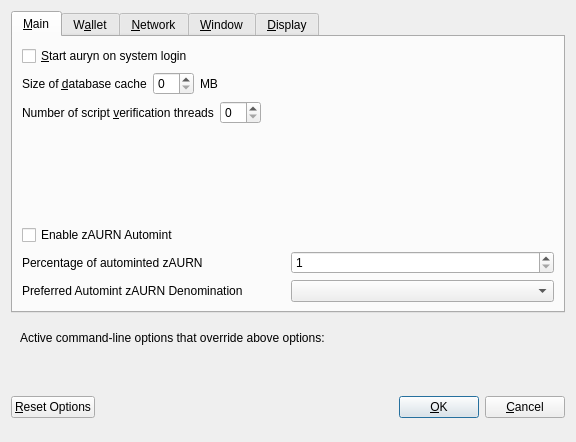
<?xml version="1.0" encoding="UTF-8"?>
<ui version="4.0">
 <class>OptionsDialog</class>
 <widget class="QDialog" name="OptionsDialog">
  <property name="geometry">
   <rect>
    <x>0</x>
    <y>0</y>
    <width>576</width>
    <height>442</height>
   </rect>
  </property>
  <property name="windowTitle">
   <string>Options</string>
  </property>
  <property name="modal">
   <bool>true</bool>
  </property>
  <layout class="QVBoxLayout" name="verticalLayout">
   <item>
    <widget class="QTabWidget" name="tabWidget">
     <property name="currentIndex">
      <number>0</number>
     </property>
     <widget class="QWidget" name="tabMain">
      <attribute name="title">
       <string>&amp;Main</string>
      </attribute>
      <layout class="QVBoxLayout" name="verticalLayout_Main">
       <item>
        <widget class="QCheckBox" name="bitcoinAtStartup">
         <property name="toolTip">
          <string>Automatically start auryn after logging in to the system.</string>
         </property>
         <property name="text">
          <string>&amp;Start auryn on system login</string>
         </property>
        </widget>
       </item>
       <item>
        <layout class="QHBoxLayout" name="horizontalLayout_2_Main">
         <item>
          <widget class="QLabel" name="databaseCacheLabel">
           <property name="text">
            <string>Size of &amp;database cache</string>
           </property>
           <property name="textFormat">
            <enum>Qt::PlainText</enum>
           </property>
           <property name="buddy">
            <cstring>databaseCache</cstring>
           </property>
          </widget>
         </item>
         <item>
          <widget class="QSpinBox" name="databaseCache"/>
         </item>
         <item>
          <widget class="QLabel" name="databaseCacheUnitLabel">
           <property name="text">
            <string>MB</string>
           </property>
           <property name="textFormat">
            <enum>Qt::PlainText</enum>
           </property>
          </widget>
         </item>
         <item>
          <spacer name="horizontalSpacer_2_Main">
           <property name="orientation">
            <enum>Qt::Horizontal</enum>
           </property>
           <property name="sizeHint" stdset="0">
            <size>
             <width>40</width>
             <height>20</height>
            </size>
           </property>
          </spacer>
         </item>
        </layout>
       </item>
       <item>
        <layout class="QHBoxLayout" name="horizontalLayout_3_Main">
         <item>
          <widget class="QLabel" name="threadsScriptVerifLabel">
           <property name="text">
            <string>Number of script &amp;verification threads</string>
           </property>
           <property name="textFormat">
            <enum>Qt::PlainText</enum>
           </property>
           <property name="buddy">
            <cstring>threadsScriptVerif</cstring>
           </property>
          </widget>
         </item>
         <item>
          <widget class="QSpinBox" name="threadsScriptVerif">
           <property name="toolTip">
            <string>(0 = auto, &lt;0 = leave that many cores free)</string>
           </property>
          </widget>
         </item>
         <item>
          <spacer name="horizontalSpacer_3_Main">
           <property name="orientation">
            <enum>Qt::Horizontal</enum>
           </property>
           <property name="sizeHint" stdset="0">
            <size>
             <width>40</width>
             <height>20</height>
            </size>
           </property>
          </spacer>
         </item>
        </layout>
       </item>
       <item>
        <spacer name="verticalSpacer_2">
         <property name="orientation">
          <enum>Qt::Vertical</enum>
         </property>
         <property name="sizeHint" stdset="0">
          <size>
           <width>20</width>
           <height>40</height>
          </size>
         </property>
        </spacer>
       </item>
       <item>
        <widget class="QCheckBox" name="checkBoxZeromintEnable">
         <property name="toolTip">
          <string>Enable automatic minting of AURN units to zAURN</string>
         </property>
         <property name="layoutDirection">
          <enum>Qt::LeftToRight</enum>
         </property>
         <property name="text">
          <string>Enable zAURN Automint</string>
         </property>
        </widget>
       </item>
       <item>
        <layout class="QHBoxLayout" name="horizontalLayout_3">
         <item>
          <widget class="QLabel" name="percentage_label">
           <property name="toolTip">
            <string>Percentage of incoming AURN which get automatically converted to zAURN via Zerocoin Protocol (min: 10%)</string>
           </property>
           <property name="text">
            <string>Percentage of autominted zAURN</string>
           </property>
          </widget>
         </item>
         <item>
          <widget class="QSpinBox" name="zeromintPercentage">
           <property name="minimum">
            <number>1</number>
           </property>
           <property name="maximum">
            <number>100</number>
           </property>
          </widget>
         </item>
        </layout>
       </item>
       <item>
        <layout class="QHBoxLayout" name="horizontalLayout" stretch="0,0">
         <property name="sizeConstraint">
          <enum>QLayout::SetFixedSize</enum>
         </property>
         <item>
          <widget class="QLabel" name="labelPreferredDenom">
           <property name="maximumSize">
            <size>
             <width>16777215</width>
             <height>16777215</height>
            </size>
           </property>
           <property name="toolTip">
            <string>Wait with automatic conversion to Zerocoin until enough AURN for this denomination is available</string>
           </property>
           <property name="text">
            <string>Preferred Automint zAURN Denomination</string>
           </property>
          </widget>
         </item>
         <item>
          <widget class="QComboBox" name="preferredDenom">
           <property name="maximumSize">
            <size>
             <width>16777215</width>
             <height>27</height>
            </size>
           </property>
           <property name="toolTip">
            <string>Wait with automatic conversion to Zerocoin until enough AURN for this denomination is available</string>
           </property>
           <property name="maxVisibleItems">
            <number>9</number>
           </property>
           <property name="maxCount">
            <number>9</number>
           </property>
          </widget>
         </item>
        </layout>
       </item>
      </layout>
     </widget>
     <widget class="QWidget" name="tabWallet">
      <attribute name="title">
       <string>W&amp;allet</string>
      </attribute>
      <layout class="QVBoxLayout" name="verticalLayout_Wallet">
       <item>
        <layout class="QHBoxLayout" name="horizontalLayout_2_Wallet">
         <item>
          <widget class="QLabel" name="labelStakeSplitThresholdText">
           <property name="text">
            <string>Stake split threshold:</string>
           </property>
          </widget>
         </item>
         <item>
          <widget class="QSpinBox" name="spinBoxStakeSplitThreshold">
           <property name="minimum">
            <number>1</number>
           </property>
           <property name="maximum">
            <number>999999</number>
           </property>
          </widget>
         </item>
        </layout>
       </item>
       <item>
        <widget class="QGroupBox" name="groupBox">
         <property name="title">
          <string>Expert</string>
         </property>
         <layout class="QVBoxLayout" name="verticalLayout_2">
          <item>
           <widget class="QCheckBox" name="coinControlFeatures">
            <property name="toolTip">
             <string>Whether to show coin control features or not.</string>
            </property>
            <property name="text">
             <string>Enable coin &amp;control features</string>
            </property>
           </widget>
          </item>
          <item>
           <widget class="QCheckBox" name="showMasternodesTab">
            <property name="toolTip">
             <string>Show additional tab listing all your masternodes in first sub-tab&lt;br/&gt;and all masternodes on the network in second sub-tab.</string>
            </property>
            <property name="text">
             <string>Show Masternodes Tab</string>
            </property>
           </widget>
          </item>
          <item>
           <widget class="QCheckBox" name="spendZeroConfChange">
            <property name="toolTip">
             <string>If you disable the spending of unconfirmed change, the change from a transaction&lt;br/&gt;cannot be used until that transaction has at least one confirmation.&lt;br/&gt;This also affects how your balance is computed.</string>
            </property>
            <property name="text">
             <string>&amp;Spend unconfirmed change</string>
            </property>
           </widget>
          </item>
         </layout>
        </widget>
       </item>
       <item>
        <spacer name="verticalSpacer_Wallet">
         <property name="orientation">
          <enum>Qt::Vertical</enum>
         </property>
         <property name="sizeHint" stdset="0">
          <size>
           <width>20</width>
           <height>40</height>
          </size>
         </property>
        </spacer>
       </item>
      </layout>
     </widget>
     <widget class="QWidget" name="tabNetwork">
      <attribute name="title">
       <string>&amp;Network</string>
      </attribute>
      <layout class="QVBoxLayout" name="verticalLayout_Network">
       <item>
        <widget class="QCheckBox" name="mapPortUpnp">
         <property name="toolTip">
          <string>Automatically open the auryn client port on the router. This only works when your router supports UPnP and it is enabled.</string>
         </property>
         <property name="text">
          <string>Map port using &amp;UPnP</string>
         </property>
        </widget>
       </item>
       <item>
        <widget class="QCheckBox" name="allowIncoming">
         <property name="toolTip">
          <string>Accept connections from outside</string>
         </property>
         <property name="text">
          <string>Allow incoming connections</string>
         </property>
        </widget>
       </item>
       <item>
        <widget class="QCheckBox" name="connectSocks">
         <property name="toolTip">
          <string>Connect to the auryn network through a SOCKS5 proxy.</string>
         </property>
         <property name="text">
          <string>&amp;Connect through SOCKS5 proxy (default proxy):</string>
         </property>
        </widget>
       </item>
       <item>
        <layout class="QHBoxLayout" name="horizontalLayout_1_Network">
         <item>
          <widget class="QLabel" name="proxyIpLabel">
           <property name="text">
            <string>Proxy &amp;IP:</string>
           </property>
           <property name="textFormat">
            <enum>Qt::PlainText</enum>
           </property>
           <property name="buddy">
            <cstring>proxyIp</cstring>
           </property>
          </widget>
         </item>
         <item>
          <widget class="QValidatedLineEdit" name="proxyIp">
           <property name="minimumSize">
            <size>
             <width>140</width>
             <height>0</height>
            </size>
           </property>
           <property name="maximumSize">
            <size>
             <width>140</width>
             <height>16777215</height>
            </size>
           </property>
           <property name="toolTip">
            <string>IP address of the proxy (e.g. IPv4: 127.0.0.1 / IPv6: ::1)</string>
           </property>
          </widget>
         </item>
         <item>
          <widget class="QLabel" name="proxyPortLabel">
           <property name="text">
            <string>&amp;Port:</string>
           </property>
           <property name="textFormat">
            <enum>Qt::PlainText</enum>
           </property>
           <property name="buddy">
            <cstring>proxyPort</cstring>
           </property>
          </widget>
         </item>
         <item>
          <widget class="QLineEdit" name="proxyPort">
           <property name="minimumSize">
            <size>
             <width>55</width>
             <height>0</height>
            </size>
           </property>
           <property name="maximumSize">
            <size>
             <width>55</width>
             <height>16777215</height>
            </size>
           </property>
           <property name="toolTip">
            <string>Port of the proxy (e.g. 9050)</string>
           </property>
          </widget>
         </item>
         <item>
          <spacer name="horizontalSpacer_1_Network">
           <property name="orientation">
            <enum>Qt::Horizontal</enum>
           </property>
           <property name="sizeHint" stdset="0">
            <size>
             <width>40</width>
             <height>20</height>
            </size>
           </property>
          </spacer>
         </item>
        </layout>
       </item>
       <item>
        <spacer name="verticalSpacer_Network">
         <property name="orientation">
          <enum>Qt::Vertical</enum>
         </property>
         <property name="sizeHint" stdset="0">
          <size>
           <width>20</width>
           <height>40</height>
          </size>
         </property>
        </spacer>
       </item>
      </layout>
     </widget>
     <widget class="QWidget" name="tabWindow">
      <attribute name="title">
       <string>&amp;Window</string>
      </attribute>
      <layout class="QVBoxLayout" name="verticalLayout_Window">
       <item>
        <widget class="QCheckBox" name="minimizeToTray">
         <property name="toolTip">
          <string>Show only a tray icon after minimizing the window.</string>
         </property>
         <property name="text">
          <string>&amp;Minimize to the tray instead of the taskbar</string>
         </property>
        </widget>
       </item>
       <item>
        <widget class="QCheckBox" name="minimizeOnClose">
         <property name="toolTip">
          <string>Minimize instead of exit the application when the window is closed. When this option is enabled, the application will be closed only after selecting Quit in the menu.</string>
         </property>
         <property name="text">
          <string>M&amp;inimize on close</string>
         </property>
        </widget>
       </item>
       <item>
        <spacer name="verticalSpacer_Window">
         <property name="orientation">
          <enum>Qt::Vertical</enum>
         </property>
         <property name="sizeHint" stdset="0">
          <size>
           <width>20</width>
           <height>40</height>
          </size>
         </property>
        </spacer>
       </item>
      </layout>
     </widget>
     <widget class="QWidget" name="tabDisplay">
      <attribute name="title">
       <string>&amp;Display</string>
      </attribute>
      <layout class="QVBoxLayout" name="verticalLayout_Display">
       <item>
        <layout class="QHBoxLayout" name="horizontalLayout_1_Display">
         <item>
          <widget class="QLabel" name="langLabel">
           <property name="text">
            <string>User Interface &amp;language:</string>
           </property>
           <property name="textFormat">
            <enum>Qt::PlainText</enum>
           </property>
           <property name="buddy">
            <cstring>lang</cstring>
           </property>
          </widget>
         </item>
         <item>
          <widget class="QValueComboBox" name="lang">
           <property name="toolTip">
            <string>The user interface language can be set here. This setting will take effect after restarting auryn.</string>
           </property>
          </widget>
         </item>
        </layout>
       </item>
       <item>
        <widget class="QLabel" name="label_3">
         <property name="toolTip">
          <string notr="true"/>
         </property>
         <property name="statusTip">
          <string notr="true"/>
         </property>
         <property name="whatsThis">
          <string notr="true"/>
         </property>
         <property name="accessibleName">
          <string notr="true"/>
         </property>
         <property name="text">
          <string>Language missing or translation incomplete? Help contributing translations here:
https://www.transifex.com/auryn-project/auryn-project-translations</string>
         </property>
         <property name="wordWrap">
          <bool>true</bool>
         </property>
         <property name="openExternalLinks">
          <bool>true</bool>
         </property>
         <property name="textInteractionFlags">
          <set>Qt::TextBrowserInteraction</set>
         </property>
        </widget>
       </item>
       <item>
        <layout class="QHBoxLayout" name="horizontalLayout_4_Display" stretch="0,0">
         <item>
          <widget class="QLabel" name="themeLabel">
           <property name="text">
            <string>User Interface Theme:</string>
           </property>
          </widget>
         </item>
         <item>
          <widget class="QValueComboBox" name="theme"/>
         </item>
        </layout>
       </item>
       <item>
        <widget class="Line" name="line">
         <property name="orientation">
          <enum>Qt::Horizontal</enum>
         </property>
        </widget>
       </item>
       <item>
        <layout class="QHBoxLayout" name="horizontalLayout_2_Display">
         <item>
          <widget class="QLabel" name="unitLabel">
           <property name="text">
            <string>&amp;Unit to show amounts in:</string>
           </property>
           <property name="textFormat">
            <enum>Qt::PlainText</enum>
           </property>
           <property name="buddy">
            <cstring>unit</cstring>
           </property>
          </widget>
         </item>
         <item>
          <widget class="QValueComboBox" name="unit">
           <property name="toolTip">
            <string>Choose the default subdivision unit to show in the interface and when sending coins.</string>
           </property>
          </widget>
         </item>
        </layout>
       </item>
       <item>
        <layout class="QHBoxLayout" name="horizontalLayout_5_Display">
         <item>
          <widget class="QLabel" name="digitsLabel">
           <property name="text">
            <string>Decimal digits</string>
           </property>
          </widget>
         </item>
         <item>
          <widget class="QValueComboBox" name="digits"/>
         </item>
        </layout>
       </item>
       <item>
        <widget class="QCheckBox" name="checkBoxHideZeroBalances">
         <property name="toolTip">
          <string>Hide empty balances</string>
         </property>
         <property name="layoutDirection">
          <enum>Qt::LeftToRight</enum>
         </property>
         <property name="text">
          <string>Hide empty balances</string>
         </property>
        </widget>
       </item>
       <item>
        <layout class="QHBoxLayout" name="horizontalLayout_3_Display">
         <item>
          <widget class="QLabel" name="thirdPartyTxUrlsLabel">
           <property name="toolTip">
            <string>Third party URLs (e.g. a block explorer) that appear in the transactions tab as context menu items. %s in the URL is replaced by transaction hash. Multiple URLs are separated by vertical bar |.</string>
           </property>
           <property name="text">
            <string>Third party transaction URLs</string>
           </property>
           <property name="buddy">
            <cstring>thirdPartyTxUrls</cstring>
           </property>
          </widget>
         </item>
         <item>
          <widget class="QLineEdit" name="thirdPartyTxUrls">
           <property name="toolTip">
            <string>Third party URLs (e.g. a block explorer) that appear in the transactions tab as context menu items. %s in the URL is replaced by transaction hash. Multiple URLs are separated by vertical bar |.</string>
           </property>
          </widget>
         </item>
        </layout>
       </item>
       <item>
        <spacer name="verticalSpacer">
         <property name="orientation">
          <enum>Qt::Vertical</enum>
         </property>
         <property name="sizeHint" stdset="0">
          <size>
           <width>20</width>
           <height>40</height>
          </size>
         </property>
        </spacer>
       </item>
      </layout>
     </widget>
    </widget>
   </item>
   <item>
    <widget class="QFrame" name="frame">
     <layout class="QVBoxLayout" name="verticalLayout_Bottom">
      <item>
       <layout class="QHBoxLayout" name="horizontalLayout_Bottom">
        <item>
         <widget class="QLabel" name="overriddenByCommandLineInfoLabel">
          <property name="text">
           <string>Active command-line options that override above options:</string>
          </property>
          <property name="textFormat">
           <enum>Qt::PlainText</enum>
          </property>
         </widget>
        </item>
        <item>
         <spacer name="horizontalSpacer_Bottom">
          <property name="orientation">
           <enum>Qt::Horizontal</enum>
          </property>
          <property name="sizeHint" stdset="0">
           <size>
            <width>40</width>
            <height>20</height>
           </size>
          </property>
         </spacer>
        </item>
       </layout>
      </item>
      <item>
       <widget class="QLabel" name="overriddenByCommandLineLabel">
        <property name="text">
         <string/>
        </property>
        <property name="textFormat">
         <enum>Qt::PlainText</enum>
        </property>
        <property name="wordWrap">
         <bool>true</bool>
        </property>
       </widget>
      </item>
     </layout>
    </widget>
   </item>
   <item>
    <layout class="QHBoxLayout" name="horizontalLayout_Buttons">
     <item>
      <widget class="QPushButton" name="resetButton">
       <property name="toolTip">
        <string>Reset all client options to default.</string>
       </property>
       <property name="text">
        <string>&amp;Reset Options</string>
       </property>
       <property name="autoDefault">
        <bool>false</bool>
       </property>
      </widget>
     </item>
     <item>
      <spacer name="horizontalSpacer_1">
       <property name="orientation">
        <enum>Qt::Horizontal</enum>
       </property>
       <property name="sizeHint" stdset="0">
        <size>
         <width>40</width>
         <height>48</height>
        </size>
       </property>
      </spacer>
     </item>
     <item>
      <widget class="QLabel" name="statusLabel">
       <property name="minimumSize">
        <size>
         <width>200</width>
         <height>0</height>
        </size>
       </property>
       <property name="font">
        <font>
         <weight>75</weight>
         <bold>true</bold>
        </font>
       </property>
       <property name="text">
        <string/>
       </property>
       <property name="textFormat">
        <enum>Qt::PlainText</enum>
       </property>
       <property name="wordWrap">
        <bool>true</bool>
       </property>
      </widget>
     </item>
     <item>
      <spacer name="horizontalSpacer_2">
       <property name="orientation">
        <enum>Qt::Horizontal</enum>
       </property>
       <property name="sizeHint" stdset="0">
        <size>
         <width>40</width>
         <height>48</height>
        </size>
       </property>
      </spacer>
     </item>
     <item>
      <widget class="QPushButton" name="okButton">
       <property name="text">
        <string>&amp;OK</string>
       </property>
       <property name="autoDefault">
        <bool>false</bool>
       </property>
       <property name="default">
        <bool>true</bool>
       </property>
      </widget>
     </item>
     <item>
      <widget class="QPushButton" name="cancelButton">
       <property name="text">
        <string>&amp;Cancel</string>
       </property>
       <property name="autoDefault">
        <bool>false</bool>
       </property>
      </widget>
     </item>
    </layout>
   </item>
  </layout>
 </widget>
 <customwidgets>
  <customwidget>
   <class>QValidatedLineEdit</class>
   <extends>QLineEdit</extends>
   <header>qvalidatedlineedit.h</header>
  </customwidget>
  <customwidget>
   <class>QValueComboBox</class>
   <extends>QComboBox</extends>
   <header>qvaluecombobox.h</header>
  </customwidget>
 </customwidgets>
 <resources/>
 <connections/>
</ui>
